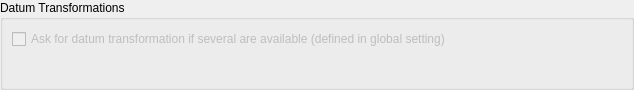
             <widget class="QWidget" name="scrollAreaWidgetContents_3">
              <property name="geometry">
               <rect>
                <x>0</x>
                <y>0</y>
                <width>634</width>
                <height>90</height>
               </rect>
              </property>
              <layout class="QVBoxLayout" name="verticalLayout_9">
               <property name="leftMargin">
                <number>0</number>
               </property>
               <property name="topMargin">
                <number>0</number>
               </property>
               <property name="rightMargin">
                <number>0</number>
               </property>
               <property name="bottomMargin">
                <number>0</number>
               </property>
               <item>
                <widget class="QGroupBox" name="mDatumTransformGroupBox">
                 <property name="title">
                  <string>Datum Transformations</string>
                 </property>
                 <layout class="QVBoxLayout" name="verticalLayout_10">
                  <item>
                   <widget class="QCheckBox" name="mShowDatumTransformDialogCheckBox">
                    <property name="enabled">
                     <bool>false</bool>
                    </property>
                    <property name="text">
                     <string>Ask for datum transformation if several are available (defined in global setting)</string>
                    </property>
                   </widget>
                  </item>
                  <item>
                   <widget class="QgsDatumTransformTableWidget" name="mDatumTransformTableWidget" native="true"/>
                  </item>
                 </layout>
                </widget>
               </item>
              </layout>
             </widget>
